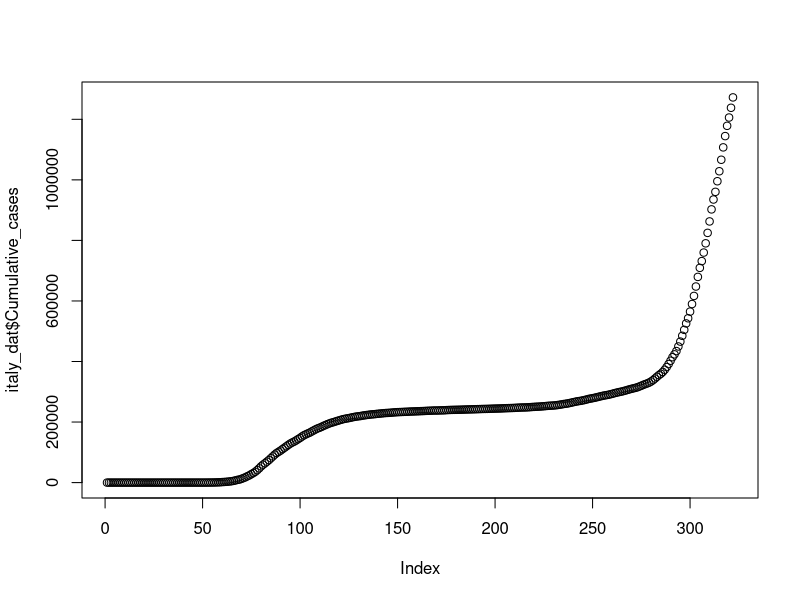
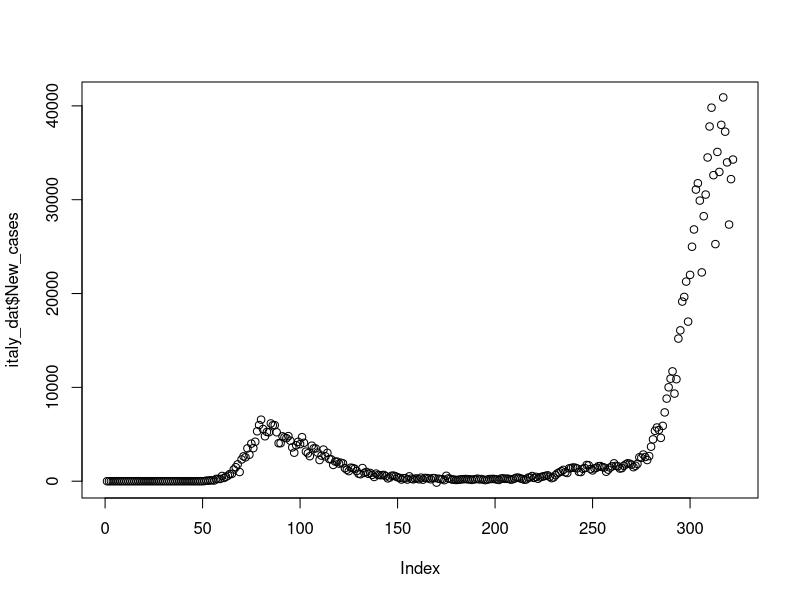
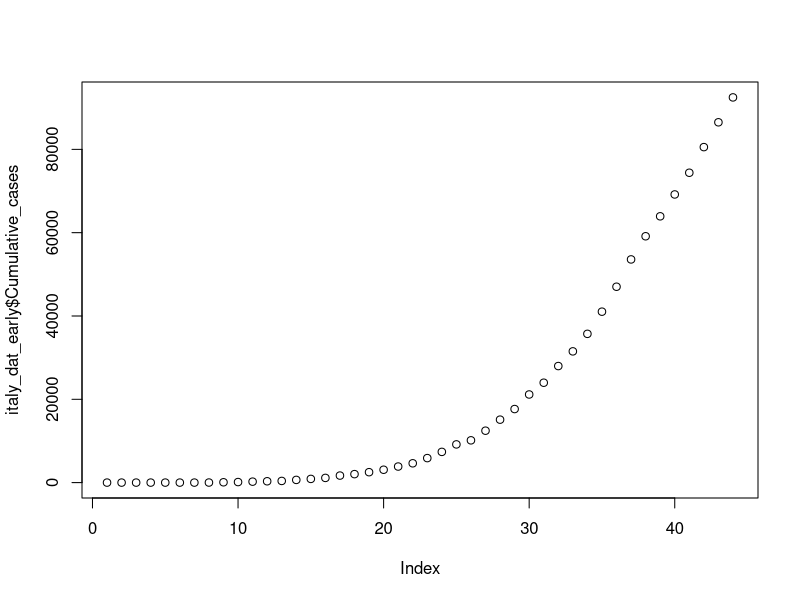
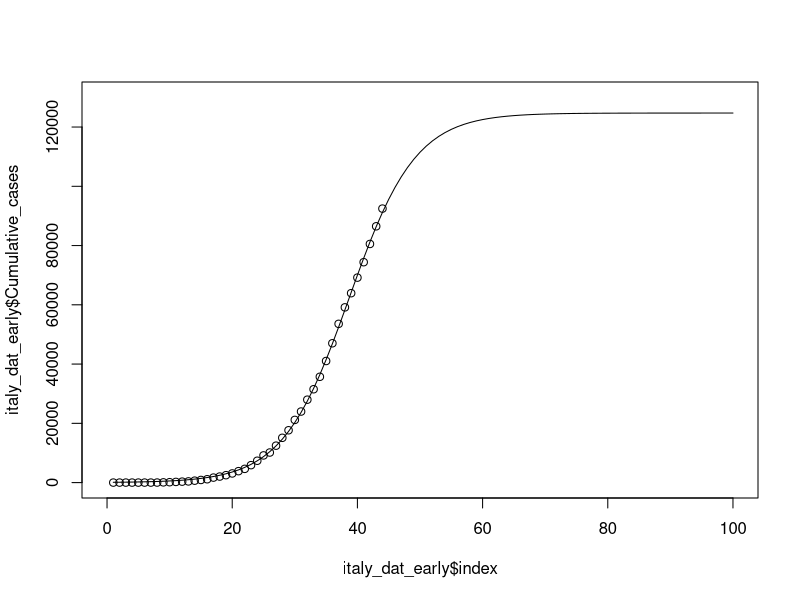

R code for these plots, in order: (Note: this script raises an error after producing the figures.)
library(tidyverse)
library(readr)
library(car)

set.seed(400)

covid_dat <- read.csv("WHO-COVID-19-global-data.csv") #reading in WHO data

italy_dat <- covid_dat %>% # filtering for Italy data
  filter(Country == "Italy")

plot(italy_dat$Cumulative_cases) #all cumulative cases for italy (day 1 = Jan 3rd)
plot(italy_dat$New_cases)

italy_dat_early <- italy_dat[44:87,]  #filtering 2/15 to 3/29

italy_dat_early["index"] <- seq(1:nrow(italy_dat_early)) #creating index column


plot(italy_dat_early$Cumulative_cases) #plotting cumulative cases

# Logistic Regression

# NLS METHOD

coef(lm(logit(italy_dat_early$Cumulative_cases/100000)~italy_dat_early$index))

italy_log <- nls(italy_dat_early$Cumulative_cases~a/(1+exp(-(b+c*italy_dat_early$index))),
            start=list(a=100000,b=-10.242468,c=0.293917),data=italy_dat_early,trace=TRUE)

summary(italy_log)

flex_point <- -coef(italy_log)[2]/coef(italy_log)[3]

projection <- (coef(italy_log)[1])/(1 + exp(-(coef(italy_log)[2]+coef(italy_log)[3]*1:100)))

plot(italy_dat_early$index,italy_dat_early$Cumulative_cases,ylim = c(0,130000),xlim = c(0,100))
lines(1:100,projection)

# GLM METHOD-- should we keep this????

log_fit <- glm(scaled_cases~index, family = "binomial", data = italy_dat_early)
summary(log_fit)

newdat <- data.frame(index = seq(0,100,1)) 
newdat$preds = predict(log_fit, newdata=newdat, type="response") #using logistic model to get predictions to use to plot

ggplot() + #plotting scaled cases and predictions using log model
  geom_point(data = italy_dat_early, aes(x=index, y=scaled_cases)) +
  geom_line(data = newdat, aes(x = index, y = preds))


# MC simulations

sim <- function(m, n) {
  mat <- matrix(data = NA, nrow = m, ncol = n) 
  
  for (i in 1:m){
    mat[i,] <- rnorm(n, sd = 0.1, mean = 1)
  }
  
  return(mat)
}

cum_days <- italy_dat[44:84,6] #only use cum cases from Feb 15th to March 26th

simulations <- sim(150, 41) #150 simulations for 41 days

mult <- function(x, y){
  new_mat <- matrix(data = NA, nrow = 150, ncol = length(x))
  for (i in 1:length(x)) {
    new_mat[,i] <- x[i]*y[,i]
  }
  return(new_mat)
}

test <- mult(cum_days, simulations)

mc_mat <- as.data.frame(test)

# Run logistic regression for 150 simulations and get flex date for each

flex_mc <- rep(NA, 150)

for (i in 1:150) {
  row_data <- t(mc_mat[i,])
  index <- seq(1:length(row_data))
  coefs <- coef(lm(logit(row_data/100000)~index))
  italy_log <- nls(row_data~a/(1+exp(-(b+c*index))),
                  start=list(a=100000,b=coefs[1],c=coefs[2]),trace=TRUE)
  
  summary(italy_log)
  
  flex_mc[i] <- -coef(italy_log)[2]/coef(italy_log)[3]
}

##getting error for some of the MC simulations (too many iterations?)

mean(na.omit(flex_mc)) #mean flex date -> 39 days from Feb 15th = March 24th
  #original paper's result was March 25th so we are close!
sd(na.omit(flex_mc)) #sd of flex dates

ggplot() + #plot of simulated flex dates with line for avg
  geom_point(aes(x = seq(1,150,1), y = flex_mc), color = "red") +
  xlab("MC Simulation") +
  ylab("# Days from Feb 15th") +
  ggtitle("Projected Flex Date for 150 MC Simulations") +
  geom_hline(aes(yintercept = mean(na.omit(flex_mc))))




# Extension: US Data

us_dat <- covid_dat %>%
  filter(Country == "United States of America")

plot(us_dat$Cumulative_cases) #all US cumulative and new positive cases (day 1 = Jan 3rd)
plot(us_dat$New_cases)

plot(us_dat$Cumulative_cases[30:100]) #Feb 1st through April 11th
plot(us_dat$New_cases[30:100])


# NLS 

us_dat_early <- us_dat[30:100,] #selecting days Feb 1st to April 11th

us_dat_early["index"] <- seq(1:nrow(us_dat_early)) #creating index column


plot(us_dat_early$Cumulative_cases) #plotting cumulative cases

coef(lm(logit(us_dat_early$Cumulative_cases/500000)~us_dat_early$index))

us_log <- nls(us_dat_early$Cumulative_cases~a/(1+exp(-(b+c*us_dat_early$index))),
                 start=list(a=500000,b=-13.0652170,c=0.1920636),data=us_dat_early,trace=TRUE)

summary(us_log)

flex_point <- -coef(us_log)[2]/coef(us_log)[3]

projection <- (coef(us_log)[1])/(1 + exp(-(coef(us_log)[2]+coef(us_log)[3]*1:100)))

plot(us_dat_early$index,us_dat_early$Cumulative_cases,ylim = c(0,500000),xlim = c(0,100))
lines(1:100,projection)

# MC Simulations

cum_days_us <- us_dat_early$Cumulative_cases

simulations_us <- sim(150, 71) #150 simulations for 71 days


test_us <- mult(cum_days_us, simulations_us)

mc_mat_us <- as.data.frame(test_us)

flex_mc_us <- rep(NA, 150)

for (i in 1:150) {
  row_data <- t(mc_mat_us[i,])
  index <- seq(1:length(row_data))
  coefs <- coef(lm(logit(row_data/500000)~index))
  us_log <- nls(row_data~a/(1+exp(-(b+c*index))),
                   start=list(a=500000,b=coefs[1],c=coefs[2]),trace=TRUE)
  
  summary(us_log)
  
  flex_mc_us[i] <- -coef(us_log)[2]/coef(us_log)[3]
}

mean(na.omit(flex_mc_us)) #mean flex date -> 67 days from Feb 1st = April 7th
sd(na.omit(flex_mc_us)) #sd of flex dates

ggplot() + #plot of simulated flex dates with line for avg
  geom_point(aes(x = seq(1,150,1), y = flex_mc_us), color = "red") +
  xlab("MC Simulation") +
  ylab("# Days from Feb 1st") +
  ggtitle("Projected Flex Date for 150 MC Simulations") +
  geom_hline(aes(yintercept = mean(na.omit(flex_mc_us))))
